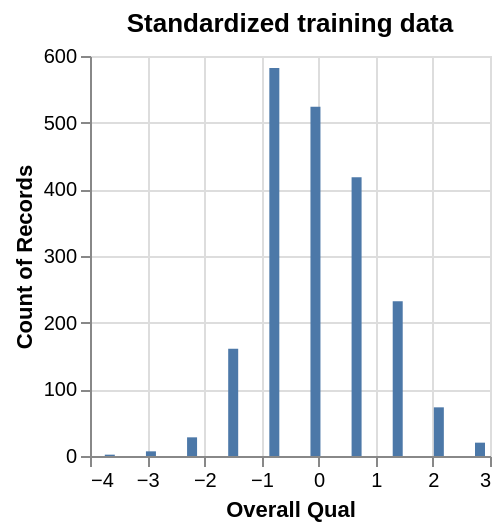

The code cell stored with this chart in its notebook:
### Markdown cell above
To confirm the result, we plot the scaled data in the training and test data.

### Code cell
alt.Chart(df_X_train_scaled).mark_bar().encode(
    x = alt.X(alt.repeat("column"), type='quantitative'),
    y = "count()"
).properties(
    width  = 200,
    height = 200,
    title = "Standardized training data"
).repeat(
    column = l_df_X_names_subset,          
)

### Figure 1 — Vega-Lite specification as saved in the notebook (floating-point values rounded to 4 significant figures; data arrays with more than 128 entries replaced by an {"elided": "..."} marker saying what was removed)
{"config": {"view": {"continuousWidth": 300, "continuousHeight": 300}}, "repeat": {"column": ["Overall Qual"]}, "spec": {"data": {"name": "data-2ce991faddfd1e1c14fdd07ef4987f83"}, "mark": {"type": "bar"}, "encoding": {"x": {"field": {"repeat": "column"}, "type": "quantitative"}, "y": {"aggregate": "count", "type": "quantitative"}}, "height": 200, "title": "Standardized training data", "width": 200}, "$schema": "https://vega.github.io/schema/vega-lite/v6.1.0.json", "datasets": {"data-2ce991faddfd1e1c14fdd07ef4987f83": {"elided": "2047 records"}}}
